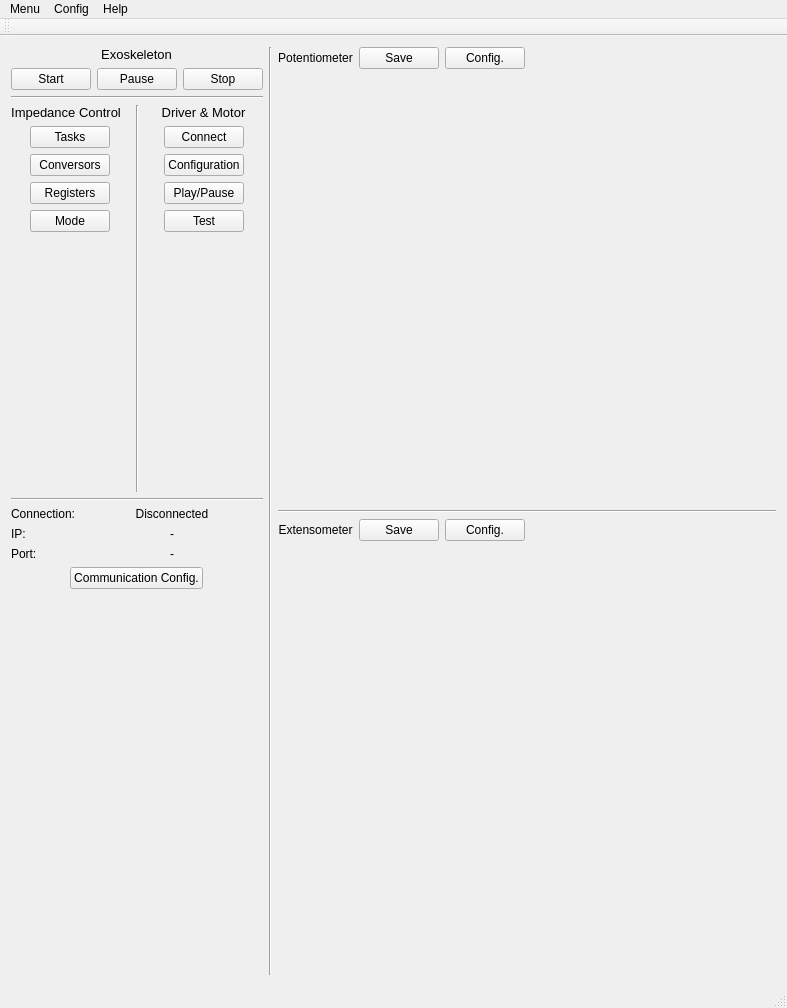
<?xml version="1.0" encoding="UTF-8"?>
<ui version="4.0">
 <class>MainWindow</class>
 <widget class="QMainWindow" name="MainWindow">
  <property name="geometry">
   <rect>
    <x>0</x>
    <y>0</y>
    <width>787</width>
    <height>1008</height>
   </rect>
  </property>
  <property name="windowTitle">
   <string>Impedance Control Interface</string>
  </property>
  <widget class="QWidget" name="centralWidget">
   <layout class="QGridLayout" name="gridLayout_3">
    <item row="0" column="6" rowspan="7">
     <widget class="Line" name="line">
      <property name="orientation">
       <enum>Qt::Vertical</enum>
      </property>
     </widget>
    </item>
    <item row="0" column="7" rowspan="7" colspan="5">
     <layout class="QGridLayout" name="gridLayout">
      <item row="1" column="0" colspan="5">
       <widget class="SequencePlot" name="potPlot"/>
      </item>
      <item row="0" column="2">
       <widget class="QPushButton" name="posSaveButton">
        <property name="text">
         <string>Save</string>
        </property>
       </widget>
      </item>
      <item row="3" column="2">
       <widget class="QPushButton" name="torSaveButton">
        <property name="text">
         <string>Save</string>
        </property>
       </widget>
      </item>
      <item row="3" column="3">
       <widget class="QPushButton" name="torConfigButton">
        <property name="text">
         <string>Config.</string>
        </property>
       </widget>
      </item>
      <item row="0" column="3">
       <widget class="QPushButton" name="posConfigButton">
        <property name="text">
         <string>Config.</string>
        </property>
       </widget>
      </item>
      <item row="0" column="4">
       <spacer name="horizontalSpacer_3">
        <property name="orientation">
         <enum>Qt::Horizontal</enum>
        </property>
        <property name="sizeHint" stdset="0">
         <size>
          <width>40</width>
          <height>20</height>
         </size>
        </property>
       </spacer>
      </item>
      <item row="3" column="4">
       <spacer name="horizontalSpacer_4">
        <property name="orientation">
         <enum>Qt::Horizontal</enum>
        </property>
        <property name="sizeHint" stdset="0">
         <size>
          <width>40</width>
          <height>20</height>
         </size>
        </property>
       </spacer>
      </item>
      <item row="2" column="0" colspan="5">
       <widget class="Line" name="line_4">
        <property name="orientation">
         <enum>Qt::Horizontal</enum>
        </property>
       </widget>
      </item>
      <item row="3" column="0" colspan="2">
       <widget class="QLabel" name="label_6">
        <property name="text">
         <string>Extensometer</string>
        </property>
        <property name="alignment">
         <set>Qt::AlignCenter</set>
        </property>
       </widget>
      </item>
      <item row="0" column="0" colspan="2">
       <widget class="QLabel" name="label_4">
        <property name="text">
         <string>Potentiometer</string>
        </property>
        <property name="alignment">
         <set>Qt::AlignCenter</set>
        </property>
       </widget>
      </item>
      <item row="4" column="0" colspan="5">
       <widget class="SequencePlot" name="torPlot"/>
      </item>
     </layout>
    </item>
    <item row="0" column="5" rowspan="7">
     <layout class="QGridLayout" name="gridLayout_4">
      <item row="5" column="0" colspan="3">
       <layout class="QGridLayout" name="gridLayout_5">
        <item row="0" column="0">
         <widget class="QLabel" name="label_5">
          <property name="sizePolicy">
           <sizepolicy hsizetype="Fixed" vsizetype="Preferred">
            <horstretch>0</horstretch>
            <verstretch>0</verstretch>
           </sizepolicy>
          </property>
          <property name="text">
           <string>Connection:</string>
          </property>
         </widget>
        </item>
        <item row="0" column="1">
         <widget class="QLabel" name="connectionLabel">
          <property name="text">
           <string>Disconnected</string>
          </property>
          <property name="alignment">
           <set>Qt::AlignCenter</set>
          </property>
         </widget>
        </item>
        <item row="1" column="0">
         <widget class="QLabel" name="label_8">
          <property name="text">
           <string>IP:</string>
          </property>
         </widget>
        </item>
        <item row="1" column="1">
         <widget class="QLabel" name="ipLabel">
          <property name="text">
           <string>-</string>
          </property>
          <property name="alignment">
           <set>Qt::AlignCenter</set>
          </property>
         </widget>
        </item>
        <item row="2" column="0">
         <widget class="QLabel" name="label_10">
          <property name="text">
           <string>Port:</string>
          </property>
         </widget>
        </item>
        <item row="2" column="1">
         <widget class="QLabel" name="portLabel">
          <property name="text">
           <string>-</string>
          </property>
          <property name="alignment">
           <set>Qt::AlignCenter</set>
          </property>
         </widget>
        </item>
       </layout>
      </item>
      <item row="7" column="0" colspan="3">
       <spacer name="verticalSpacer_3">
        <property name="orientation">
         <enum>Qt::Vertical</enum>
        </property>
        <property name="sizeHint" stdset="0">
         <size>
          <width>20</width>
          <height>40</height>
         </size>
        </property>
       </spacer>
      </item>
      <item row="2" column="0" colspan="3">
       <widget class="Line" name="line_2">
        <property name="sizePolicy">
         <sizepolicy hsizetype="Minimum" vsizetype="Fixed">
          <horstretch>0</horstretch>
          <verstretch>0</verstretch>
         </sizepolicy>
        </property>
        <property name="maximumSize">
         <size>
          <width>16777215</width>
          <height>3</height>
         </size>
        </property>
        <property name="orientation">
         <enum>Qt::Horizontal</enum>
        </property>
       </widget>
      </item>
      <item row="3" column="0">
       <layout class="QVBoxLayout" name="verticalLayout_3">
        <item>
         <widget class="QLabel" name="label_2">
          <property name="sizePolicy">
           <sizepolicy hsizetype="Fixed" vsizetype="Preferred">
            <horstretch>0</horstretch>
            <verstretch>0</verstretch>
           </sizepolicy>
          </property>
          <property name="maximumSize">
           <size>
            <width>16777215</width>
            <height>38</height>
           </size>
          </property>
          <property name="font">
           <font>
            <pointsize>10</pointsize>
           </font>
          </property>
          <property name="text">
           <string>Impedance Control</string>
          </property>
          <property name="alignment">
           <set>Qt::AlignCenter</set>
          </property>
         </widget>
        </item>
        <item alignment="Qt::AlignHCenter">
         <widget class="QPushButton" name="taskButton">
          <property name="sizePolicy">
           <sizepolicy hsizetype="Fixed" vsizetype="Fixed">
            <horstretch>0</horstretch>
            <verstretch>0</verstretch>
           </sizepolicy>
          </property>
          <property name="whatsThis">
           <string>&lt;html&gt;&lt;head/&gt;&lt;body&gt;&lt;p&gt;Configure task parameters&lt;/p&gt;&lt;/body&gt;&lt;/html&gt;</string>
          </property>
          <property name="text">
           <string>Tasks</string>
          </property>
         </widget>
        </item>
        <item alignment="Qt::AlignHCenter">
         <widget class="QPushButton" name="convButton">
          <property name="sizePolicy">
           <sizepolicy hsizetype="Fixed" vsizetype="Fixed">
            <horstretch>0</horstretch>
            <verstretch>0</verstretch>
           </sizepolicy>
          </property>
          <property name="toolTip">
           <string>&lt;html&gt;&lt;head/&gt;&lt;body&gt;&lt;p&gt;Analog-Digital and Digital-Analog conversors' parameters&lt;/p&gt;&lt;/body&gt;&lt;/html&gt;</string>
          </property>
          <property name="text">
           <string>Conversors</string>
          </property>
         </widget>
        </item>
        <item alignment="Qt::AlignHCenter">
         <widget class="QPushButton" name="regButton">
          <property name="sizePolicy">
           <sizepolicy hsizetype="Fixed" vsizetype="Fixed">
            <horstretch>0</horstretch>
            <verstretch>0</verstretch>
           </sizepolicy>
          </property>
          <property name="whatsThis">
           <string>&lt;html&gt;&lt;head/&gt;&lt;body&gt;&lt;p&gt;Alter program registers&lt;/p&gt;&lt;/body&gt;&lt;/html&gt;</string>
          </property>
          <property name="text">
           <string>Registers</string>
          </property>
         </widget>
        </item>
        <item alignment="Qt::AlignHCenter">
         <widget class="QPushButton" name="modeButton">
          <property name="sizePolicy">
           <sizepolicy hsizetype="Fixed" vsizetype="Fixed">
            <horstretch>0</horstretch>
            <verstretch>0</verstretch>
           </sizepolicy>
          </property>
          <property name="whatsThis">
           <string>&lt;html&gt;&lt;head/&gt;&lt;body&gt;&lt;p&gt;Set operation mode&lt;/p&gt;&lt;/body&gt;&lt;/html&gt;</string>
          </property>
          <property name="text">
           <string>Mode</string>
          </property>
         </widget>
        </item>
        <item>
         <spacer name="verticalSpacer">
          <property name="orientation">
           <enum>Qt::Vertical</enum>
          </property>
          <property name="sizeHint" stdset="0">
           <size>
            <width>20</width>
            <height>40</height>
           </size>
          </property>
         </spacer>
        </item>
       </layout>
      </item>
      <item row="0" column="0" colspan="3" alignment="Qt::AlignHCenter">
       <widget class="QLabel" name="label">
        <property name="sizePolicy">
         <sizepolicy hsizetype="Fixed" vsizetype="Fixed">
          <horstretch>0</horstretch>
          <verstretch>0</verstretch>
         </sizepolicy>
        </property>
        <property name="maximumSize">
         <size>
          <width>16777215</width>
          <height>38</height>
         </size>
        </property>
        <property name="font">
         <font>
          <pointsize>10</pointsize>
         </font>
        </property>
        <property name="text">
         <string>Exoskeleton</string>
        </property>
        <property name="alignment">
         <set>Qt::AlignCenter</set>
        </property>
       </widget>
      </item>
      <item row="1" column="0" colspan="3">
       <layout class="QHBoxLayout" name="horizontalLayout_2">
        <property name="sizeConstraint">
         <enum>QLayout::SetFixedSize</enum>
        </property>
        <item>
         <widget class="QPushButton" name="controlStartButton">
          <property name="sizePolicy">
           <sizepolicy hsizetype="Fixed" vsizetype="Fixed">
            <horstretch>0</horstretch>
            <verstretch>0</verstretch>
           </sizepolicy>
          </property>
          <property name="text">
           <string>Start</string>
          </property>
         </widget>
        </item>
        <item>
         <widget class="QPushButton" name="controlPauseButton">
          <property name="sizePolicy">
           <sizepolicy hsizetype="Fixed" vsizetype="Fixed">
            <horstretch>0</horstretch>
            <verstretch>0</verstretch>
           </sizepolicy>
          </property>
          <property name="text">
           <string>Pause</string>
          </property>
         </widget>
        </item>
        <item>
         <widget class="QPushButton" name="controlStopButton">
          <property name="sizePolicy">
           <sizepolicy hsizetype="Fixed" vsizetype="Fixed">
            <horstretch>0</horstretch>
            <verstretch>0</verstretch>
           </sizepolicy>
          </property>
          <property name="text">
           <string>Stop</string>
          </property>
         </widget>
        </item>
       </layout>
      </item>
      <item row="3" column="2">
       <layout class="QVBoxLayout" name="verticalLayout_4">
        <item alignment="Qt::AlignHCenter">
         <widget class="QLabel" name="label_3">
          <property name="sizePolicy">
           <sizepolicy hsizetype="Fixed" vsizetype="Preferred">
            <horstretch>0</horstretch>
            <verstretch>0</verstretch>
           </sizepolicy>
          </property>
          <property name="maximumSize">
           <size>
            <width>16777215</width>
            <height>38</height>
           </size>
          </property>
          <property name="font">
           <font>
            <pointsize>10</pointsize>
           </font>
          </property>
          <property name="text">
           <string>Driver &amp; Motor</string>
          </property>
          <property name="alignment">
           <set>Qt::AlignCenter</set>
          </property>
         </widget>
        </item>
        <item alignment="Qt::AlignHCenter">
         <widget class="QPushButton" name="connButton">
          <property name="sizePolicy">
           <sizepolicy hsizetype="Fixed" vsizetype="Fixed">
            <horstretch>0</horstretch>
            <verstretch>0</verstretch>
           </sizepolicy>
          </property>
          <property name="text">
           <string>Connect</string>
          </property>
         </widget>
        </item>
        <item alignment="Qt::AlignHCenter">
         <widget class="QPushButton" name="driverConfigButton">
          <property name="sizePolicy">
           <sizepolicy hsizetype="Fixed" vsizetype="Fixed">
            <horstretch>0</horstretch>
            <verstretch>0</verstretch>
           </sizepolicy>
          </property>
          <property name="text">
           <string>Configuration</string>
          </property>
         </widget>
        </item>
        <item alignment="Qt::AlignHCenter">
         <widget class="QPushButton" name="driverPlayPauseButton">
          <property name="sizePolicy">
           <sizepolicy hsizetype="Fixed" vsizetype="Fixed">
            <horstretch>0</horstretch>
            <verstretch>0</verstretch>
           </sizepolicy>
          </property>
          <property name="text">
           <string>Play/Pause</string>
          </property>
         </widget>
        </item>
        <item alignment="Qt::AlignHCenter">
         <widget class="QPushButton" name="pushButton">
          <property name="sizePolicy">
           <sizepolicy hsizetype="Fixed" vsizetype="Fixed">
            <horstretch>0</horstretch>
            <verstretch>0</verstretch>
           </sizepolicy>
          </property>
          <property name="text">
           <string>Test</string>
          </property>
         </widget>
        </item>
        <item>
         <spacer name="verticalSpacer_2">
          <property name="orientation">
           <enum>Qt::Vertical</enum>
          </property>
          <property name="sizeHint" stdset="0">
           <size>
            <width>20</width>
            <height>40</height>
           </size>
          </property>
         </spacer>
        </item>
       </layout>
      </item>
      <item row="3" column="1">
       <widget class="Line" name="line_3">
        <property name="orientation">
         <enum>Qt::Vertical</enum>
        </property>
       </widget>
      </item>
      <item row="4" column="0" colspan="3">
       <widget class="Line" name="line_5">
        <property name="orientation">
         <enum>Qt::Horizontal</enum>
        </property>
       </widget>
      </item>
      <item row="6" column="0" colspan="3" alignment="Qt::AlignHCenter">
       <widget class="QPushButton" name="commConfButton">
        <property name="sizePolicy">
         <sizepolicy hsizetype="Fixed" vsizetype="Fixed">
          <horstretch>0</horstretch>
          <verstretch>0</verstretch>
         </sizepolicy>
        </property>
        <property name="text">
         <string>Communication Config.</string>
        </property>
       </widget>
      </item>
     </layout>
    </item>
   </layout>
  </widget>
  <widget class="QMenuBar" name="menuBar">
   <property name="geometry">
    <rect>
     <x>0</x>
     <y>0</y>
     <width>787</width>
     <height>21</height>
    </rect>
   </property>
   <widget class="QMenu" name="menuMenu">
    <property name="title">
     <string>Menu</string>
    </property>
    <addaction name="actionClose"/>
   </widget>
   <widget class="QMenu" name="menuConfig">
    <property name="title">
     <string>Config</string>
    </property>
    <addaction name="actionSave_Current_Config"/>
    <addaction name="actionLoad_Config"/>
   </widget>
   <widget class="QMenu" name="menuHelp">
    <property name="title">
     <string>Help</string>
    </property>
    <addaction name="actionAbout"/>
   </widget>
   <addaction name="menuMenu"/>
   <addaction name="menuConfig"/>
   <addaction name="menuHelp"/>
  </widget>
  <widget class="QToolBar" name="mainToolBar">
   <attribute name="toolBarArea">
    <enum>TopToolBarArea</enum>
   </attribute>
   <attribute name="toolBarBreak">
    <bool>false</bool>
   </attribute>
  </widget>
  <widget class="QStatusBar" name="statusBar"/>
  <action name="actionSave_Current_Config">
   <property name="text">
    <string>Save Current Config</string>
   </property>
   <property name="shortcut">
    <string>Ctrl+S</string>
   </property>
  </action>
  <action name="actionLoad_Config">
   <property name="text">
    <string>Load Config</string>
   </property>
   <property name="shortcut">
    <string>Ctrl+L</string>
   </property>
  </action>
  <action name="actionAbout">
   <property name="text">
    <string>About</string>
   </property>
  </action>
  <action name="actionClose">
   <property name="text">
    <string>Close</string>
   </property>
   <property name="shortcut">
    <string>Ctrl+W</string>
   </property>
  </action>
 </widget>
 <layoutdefault spacing="6" margin="11"/>
 <customwidgets>
  <customwidget>
   <class>QwtPlot</class>
   <extends>QFrame</extends>
   <header>qwt_plot.h</header>
  </customwidget>
  <customwidget>
   <class>SequencePlot</class>
   <extends>QwtPlot</extends>
   <header>sequenceplot.h</header>
  </customwidget>
 </customwidgets>
 <resources/>
 <connections/>
</ui>
